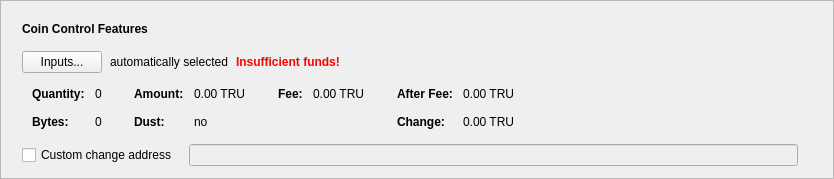
      <widget class="QFrame" name="frameCoinControl">
       <property name="sizePolicy">
        <sizepolicy hsizetype="Expanding" vsizetype="Fixed">
         <horstretch>0</horstretch>
         <verstretch>0</verstretch>
        </sizepolicy>
       </property>
       <property name="frameShape">
        <enum>QFrame::StyledPanel</enum>
       </property>
       <property name="frameShadow">
        <enum>QFrame::Raised</enum>
       </property>
       <layout class="QVBoxLayout" name="verticalLayout_2">
        <item>
         <layout class="QVBoxLayout" name="verticalLayoutCoinControl" stretch="0,0,0,0,0">
          <property name="spacing">
           <number>0</number>
          </property>
          <property name="sizeConstraint">
           <enum>QLayout::SetDefaultConstraint</enum>
          </property>
          <property name="leftMargin">
           <number>10</number>
          </property>
          <property name="topMargin">
           <number>10</number>
          </property>
          <item>
           <layout class="QHBoxLayout" name="horizontalLayoutCoinControl1">
            <property name="bottomMargin">
             <number>15</number>
            </property>
            <item>
             <widget class="QLabel" name="labelCoinControlFeatures">
              <property name="sizePolicy">
               <sizepolicy hsizetype="Preferred" vsizetype="Maximum">
                <horstretch>0</horstretch>
                <verstretch>0</verstretch>
               </sizepolicy>
              </property>
              <property name="font">
               <font>
                <weight>75</weight>
                <bold>true</bold>
               </font>
              </property>
              <property name="styleSheet">
               <string notr="true">font-weight:bold;</string>
              </property>
              <property name="text">
               <string>Coin Control Features</string>
              </property>
             </widget>
            </item>
           </layout>
          </item>
          <item>
           <layout class="QHBoxLayout" name="horizontalLayoutCoinControl2" stretch="0,0,0,0">
            <property name="spacing">
             <number>8</number>
            </property>
            <property name="bottomMargin">
             <number>10</number>
            </property>
            <item>
             <widget class="QPushButton" name="pushButtonCoinControl">
              <property name="styleSheet">
               <string notr="true"/>
              </property>
              <property name="text">
               <string>Inputs...</string>
              </property>
              <property name="autoDefault">
               <bool>false</bool>
              </property>
             </widget>
            </item>
            <item>
             <widget class="QLabel" name="labelCoinControlAutomaticallySelected">
              <property name="text">
               <string>automatically selected</string>
              </property>
              <property name="margin">
               <number>5</number>
              </property>
             </widget>
            </item>
            <item>
             <widget class="QLabel" name="labelCoinControlInsuffFunds">
              <property name="font">
               <font>
                <weight>75</weight>
                <bold>true</bold>
               </font>
              </property>
              <property name="styleSheet">
               <string notr="true">color:red;font-weight:bold;</string>
              </property>
              <property name="text">
               <string>Insufficient funds!</string>
              </property>
              <property name="margin">
               <number>5</number>
              </property>
             </widget>
            </item>
            <item>
             <spacer name="horizontalSpacerCoinControl">
              <property name="orientation">
               <enum>Qt::Horizontal</enum>
              </property>
              <property name="sizeHint" stdset="0">
               <size>
                <width>40</width>
                <height>1</height>
               </size>
              </property>
             </spacer>
            </item>
           </layout>
          </item>
          <item>
           <widget class="QWidget" name="widgetCoinControl" native="true">
            <property name="sizePolicy">
             <sizepolicy hsizetype="Preferred" vsizetype="Preferred">
              <horstretch>0</horstretch>
              <verstretch>0</verstretch>
             </sizepolicy>
            </property>
            <property name="minimumSize">
             <size>
              <width>0</width>
              <height>0</height>
             </size>
            </property>
            <property name="styleSheet">
             <string notr="true"/>
            </property>
            <layout class="QHBoxLayout" name="horizontalLayoutCoinControl5">
             <property name="leftMargin">
              <number>0</number>
             </property>
             <property name="topMargin">
              <number>0</number>
             </property>
             <property name="rightMargin">
              <number>0</number>
             </property>
             <property name="bottomMargin">
              <number>0</number>
             </property>
             <item>
              <layout class="QHBoxLayout" name="horizontalLayoutCoinControl3" stretch="0,0,0,1">
               <property name="spacing">
                <number>20</number>
               </property>
               <property name="topMargin">
                <number>0</number>
               </property>
               <property name="bottomMargin">
                <number>10</number>
               </property>
               <item>
                <layout class="QFormLayout" name="formLayoutCoinControl1">
                 <property name="horizontalSpacing">
                  <number>10</number>
                 </property>
                 <property name="verticalSpacing">
                  <number>14</number>
                 </property>
                 <property name="leftMargin">
                  <number>10</number>
                 </property>
                 <property name="topMargin">
                  <number>4</number>
                 </property>
                 <property name="rightMargin">
                  <number>6</number>
                 </property>
                 <item row="0" column="0">
                  <widget class="QLabel" name="labelCoinControlQuantityText">
                   <property name="font">
                    <font>
                     <weight>75</weight>
                     <bold>true</bold>
                    </font>
                   </property>
                   <property name="text">
                    <string>Quantity:</string>
                   </property>
                   <property name="margin">
                    <number>0</number>
                   </property>
                  </widget>
                 </item>
                 <item row="0" column="1">
                  <widget class="QLabel" name="labelCoinControlQuantity">
                   <property name="cursor">
                    <cursorShape>IBeamCursor</cursorShape>
                   </property>
                   <property name="contextMenuPolicy">
                    <enum>Qt::ActionsContextMenu</enum>
                   </property>
                   <property name="text">
                    <string notr="true">0</string>
                   </property>
                   <property name="margin">
                    <number>0</number>
                   </property>
                   <property name="textInteractionFlags">
                    <set>Qt::LinksAccessibleByMouse|Qt::TextSelectableByKeyboard|Qt::TextSelectableByMouse</set>
                   </property>
                  </widget>
                 </item>
                 <item row="1" column="0">
                  <widget class="QLabel" name="labelCoinControlBytesText">
                   <property name="font">
                    <font>
                     <weight>75</weight>
                     <bold>true</bold>
                    </font>
                   </property>
                   <property name="text">
                    <string>Bytes:</string>
                   </property>
                  </widget>
                 </item>
                 <item row="1" column="1">
                  <widget class="QLabel" name="labelCoinControlBytes">
                   <property name="cursor">
                    <cursorShape>IBeamCursor</cursorShape>
                   </property>
                   <property name="contextMenuPolicy">
                    <enum>Qt::ActionsContextMenu</enum>
                   </property>
                   <property name="text">
                    <string notr="true">0</string>
                   </property>
                   <property name="textInteractionFlags">
                    <set>Qt::LinksAccessibleByMouse|Qt::TextSelectableByKeyboard|Qt::TextSelectableByMouse</set>
                   </property>
                  </widget>
                 </item>
                </layout>
               </item>
               <item>
                <layout class="QFormLayout" name="formLayoutCoinControl2">
                 <property name="horizontalSpacing">
                  <number>10</number>
                 </property>
                 <property name="verticalSpacing">
                  <number>14</number>
                 </property>
                 <property name="leftMargin">
                  <number>6</number>
                 </property>
                 <property name="topMargin">
                  <number>4</number>
                 </property>
                 <property name="rightMargin">
                  <number>6</number>
                 </property>
                 <item row="0" column="0">
                  <widget class="QLabel" name="labelCoinControlAmountText">
                   <property name="font">
                    <font>
                     <weight>75</weight>
                     <bold>true</bold>
                    </font>
                   </property>
                   <property name="text">
                    <string>Amount:</string>
                   </property>
                   <property name="margin">
                    <number>0</number>
                   </property>
                  </widget>
                 </item>
                 <item row="0" column="1">
                  <widget class="QLabel" name="labelCoinControlAmount">
                   <property name="cursor">
                    <cursorShape>IBeamCursor</cursorShape>
                   </property>
                   <property name="contextMenuPolicy">
                    <enum>Qt::ActionsContextMenu</enum>
                   </property>
                   <property name="text">
                    <string notr="true">0.00 TRU</string>
                   </property>
                   <property name="textInteractionFlags">
                    <set>Qt::LinksAccessibleByMouse|Qt::TextSelectableByKeyboard|Qt::TextSelectableByMouse</set>
                   </property>
                  </widget>
                 </item>
                 <item row="1" column="0">
                  <widget class="QLabel" name="labelCoinControlLowOutputText">
                   <property name="font">
                    <font>
                     <weight>75</weight>
                     <bold>true</bold>
                    </font>
                   </property>
                   <property name="text">
                    <string>Dust:</string>
                   </property>
                  </widget>
                 </item>
                 <item row="1" column="1">
                  <widget class="QLabel" name="labelCoinControlLowOutput">
                   <property name="cursor">
                    <cursorShape>IBeamCursor</cursorShape>
                   </property>
                   <property name="contextMenuPolicy">
                    <enum>Qt::ActionsContextMenu</enum>
                   </property>
                   <property name="text">
                    <string notr="true">no</string>
                   </property>
                   <property name="textInteractionFlags">
                    <set>Qt::LinksAccessibleByMouse|Qt::TextSelectableByKeyboard|Qt::TextSelectableByMouse</set>
                   </property>
                  </widget>
                 </item>
                </layout>
               </item>
               <item>
                <layout class="QFormLayout" name="formLayoutCoinControl3">
                 <property name="horizontalSpacing">
                  <number>10</number>
                 </property>
                 <property name="verticalSpacing">
                  <number>14</number>
                 </property>
                 <property name="leftMargin">
                  <number>6</number>
                 </property>
                 <property name="topMargin">
                  <number>4</number>
                 </property>
                 <property name="rightMargin">
                  <number>6</number>
                 </property>
                 <item row="0" column="0">
                  <widget class="QLabel" name="labelCoinControlFeeText">
                   <property name="font">
                    <font>
                     <weight>75</weight>
                     <bold>true</bold>
                    </font>
                   </property>
                   <property name="text">
                    <string>Fee:</string>
                   </property>
                   <property name="margin">
                    <number>0</number>
                   </property>
                  </widget>
                 </item>
                 <item row="0" column="1">
                  <widget class="QLabel" name="labelCoinControlFee">
                   <property name="cursor">
                    <cursorShape>IBeamCursor</cursorShape>
                   </property>
                   <property name="contextMenuPolicy">
                    <enum>Qt::ActionsContextMenu</enum>
                   </property>
                   <property name="text">
                    <string notr="true">0.00 TRU</string>
                   </property>
                   <property name="textInteractionFlags">
                    <set>Qt::LinksAccessibleByMouse|Qt::TextSelectableByKeyboard|Qt::TextSelectableByMouse</set>
                   </property>
                  </widget>
                 </item>
                </layout>
               </item>
               <item>
                <layout class="QFormLayout" name="formLayoutCoinControl4">
                 <property name="horizontalSpacing">
                  <number>10</number>
                 </property>
                 <property name="verticalSpacing">
                  <number>14</number>
                 </property>
                 <property name="leftMargin">
                  <number>6</number>
                 </property>
                 <property name="topMargin">
                  <number>4</number>
                 </property>
                 <property name="rightMargin">
                  <number>6</number>
                 </property>
                 <item row="0" column="0">
                  <widget class="QLabel" name="labelCoinControlAfterFeeText">
                   <property name="font">
                    <font>
                     <weight>75</weight>
                     <bold>true</bold>
                    </font>
                   </property>
                   <property name="text">
                    <string>After Fee:</string>
                   </property>
                   <property name="margin">
                    <number>0</number>
                   </property>
                  </widget>
                 </item>
                 <item row="0" column="1">
                  <widget class="QLabel" name="labelCoinControlAfterFee">
                   <property name="cursor">
                    <cursorShape>IBeamCursor</cursorShape>
                   </property>
                   <property name="contextMenuPolicy">
                    <enum>Qt::ActionsContextMenu</enum>
                   </property>
                   <property name="text">
                    <string notr="true">0.00 TRU</string>
                   </property>
                   <property name="textInteractionFlags">
                    <set>Qt::LinksAccessibleByMouse|Qt::TextSelectableByKeyboard|Qt::TextSelectableByMouse</set>
                   </property>
                  </widget>
                 </item>
                 <item row="1" column="0">
                  <widget class="QLabel" name="labelCoinControlChangeText">
                   <property name="font">
                    <font>
                     <weight>75</weight>
                     <bold>true</bold>
                    </font>
                   </property>
                   <property name="text">
                    <string>Change:</string>
                   </property>
                  </widget>
                 </item>
                 <item row="1" column="1">
                  <widget class="QLabel" name="labelCoinControlChange">
                   <property name="cursor">
                    <cursorShape>IBeamCursor</cursorShape>
                   </property>
                   <property name="contextMenuPolicy">
                    <enum>Qt::ActionsContextMenu</enum>
                   </property>
                   <property name="text">
                    <string notr="true">0.00 TRU</string>
                   </property>
                   <property name="textInteractionFlags">
                    <set>Qt::LinksAccessibleByMouse|Qt::TextSelectableByKeyboard|Qt::TextSelectableByMouse</set>
                   </property>
                  </widget>
                 </item>
                </layout>
               </item>
              </layout>
             </item>
            </layout>
           </widget>
          </item>
          <item>
           <layout class="QHBoxLayout" name="horizontalLayoutCoinControl4" stretch="0,0,0">
            <property name="spacing">
             <number>12</number>
            </property>
            <property name="sizeConstraint">
             <enum>QLayout::SetDefaultConstraint</enum>
            </property>
            <property name="topMargin">
             <number>5</number>
            </property>
            <property name="rightMargin">
             <number>5</number>
            </property>
            <item>
             <widget class="QCheckBox" name="checkBoxCoinControlChange">
              <property name="toolTip">
               <string>If this is activated, but the change address is empty or invalid, change will be sent to a newly generated address.</string>
              </property>
              <property name="text">
               <string>Custom change address</string>
              </property>
             </widget>
            </item>
            <item>
             <widget class="QValidatedLineEdit" name="lineEditCoinControlChange">
              <property name="enabled">
               <bool>false</bool>
              </property>
              <property name="sizePolicy">
               <sizepolicy hsizetype="Expanding" vsizetype="Fixed">
                <horstretch>0</horstretch>
                <verstretch>0</verstretch>
               </sizepolicy>
              </property>
             </widget>
            </item>
            <item>
             <widget class="QLabel" name="labelCoinControlChangeLabel">
              <property name="sizePolicy">
               <sizepolicy hsizetype="Preferred" vsizetype="Expanding">
                <horstretch>0</horstretch>
                <verstretch>0</verstretch>
               </sizepolicy>
              </property>
              <property name="minimumSize">
               <size>
                <width>0</width>
                <height>0</height>
               </size>
              </property>
              <property name="text">
               <string/>
              </property>
              <property name="margin">
               <number>3</number>
              </property>
             </widget>
            </item>
           </layout>
          </item>
          <item>
           <spacer name="verticalSpacerCoinControl">
            <property name="orientation">
             <enum>Qt::Vertical</enum>
            </property>
            <property name="sizeType">
             <enum>QSizePolicy::Expanding</enum>
            </property>
            <property name="sizeHint" stdset="0">
             <size>
              <width>800</width>
              <height>1</height>
             </size>
            </property>
           </spacer>
          </item>
         </layout>
        </item>
       </layout>
      </widget>
